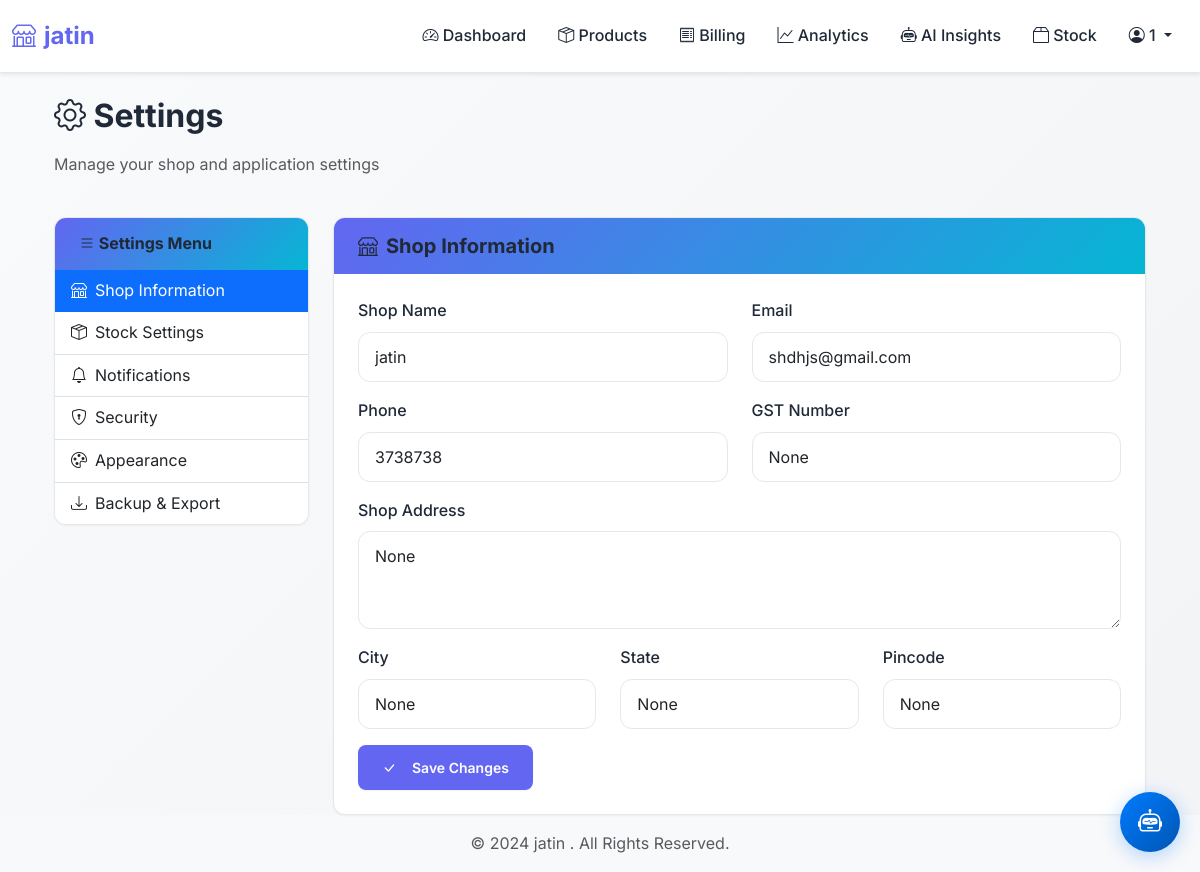
Page /settings (signed in) on the committed database.
### models.py (models this page shows, shortened)
class User(UserMixin, db.Model):
    __tablename__ = 'users'
    id = db.Column(db.Integer, primary_key=True)
    username = db.Column(db.String(80), unique=True, nullable=False)
    password_hash = db.Column(db.String(120), nullable=False)
    shop_name = db.Column(db.String(200))
    shop_address = db.Column(db.String(500))
    phone = db.Column(db.String(20))
    email = db.Column(db.String(120))
    min_stock_alert_threshold = db.Column(db.Integer, default=5) # New field
    session_timeout = db.Column(db.Integer, default=60)
    two_factor_auth = db.Column(db.Boolean, default=False)
    theme = db.Column(db.String(20), default='light')
    accent_color = db.Column(db.String(20), default='blue')
    items_per_page = db.Column(db.Integer, default=25)
    compact_mode = db.Column(db.Boolean, default=False)
    auto_backup = db.Column(db.Boolean, default=False)
    backup_retention = db.Column(db.Integer, default=30)
    gst_number = db.Column(db.String(20))
    city = db.Column(db.String(100))
    state = db.Column(db.String(100))
    pincode = db.Column(db.String(10))
    auto_reorder_level = db.Column(db.Integer, default=5)
    default_tax_rate = db.Column(db.Float, default=18.0)
    currency = db.Column(db.String(10), default='INR')
    enable_barcode_scanning = db.Column(db.Boolean, default=True)
    enable_stock_alerts = db.Column(db.Boolean, default=True)
    email_low_stock = db.Column(db.Boolean, default=False)
    email_daily_summary = db.Column(db.Boolean, default=False)
    email_weekly_report = db.Column(db.Boolean, default=False)
    browser_notifications = db.Column(db.Boolean, default=True)
    sound_alerts = db.Column(db.Boolean, default=True)
    created_at = db.Column(db.DateTime, default=datetime.utcnow)
    products = db.relationship('Product', backref='owner', lazy=True, cascade='all, delete-orphan')
    bills = db.relationship('Bill', backref='created_by', lazy=True, cascade='all, delete-orphan')

### app.py (the view, shortened to what this page needs)
@app.route('/settings', methods=['GET', 'POST'])
@login_required
def settings():
    return render_template('settings.html')

### app.py (called while the page is built, shortened)
@app.before_request
def before_request():
    g.start_time = time.time()

@app.after_request
def compress_response(response):
    if hasattr(g, 'start_time'):
        request_time = time.time() - g.start_time
        request_times.append(request_time)
        if len(request_times) > 100:
            request_times.pop(0)
    if request.endpoint and 'static' in request.endpoint:
        response.headers['Cache-Control'] = 'public, max-age=31536000'  # 1 year
        response.headers['Expires'] = 'Thu, 31 Dec 2025 23:59:59 GMT'
    if (response.status_code < 200 or
        response.status_code >= 300 or
        'Content-Encoding' in response.headers or
        request.path.startswith('/static/')):
        return response
    try:
        response_data = response.get_data()
        if len(response_data) < 500:
            return response
    except RuntimeError:
        return response
    return response

@login_manager.user_loader
def load_user(user_id):
    return db.session.get(User, int(user_id))

### templates/settings.html (shortened to what this page needs)
{% extends "base.html" %}
{% block content %}
<div class="container-fluid">
    <div class="row mb-4">
        <div class="col-md-12">
            <h2><i class="bi bi-gear"></i> Settings</h2>
            <p class="text-muted">Manage your shop and application settings</p>
        </div>
    </div>
    <div class="row">
        <div class="col-lg-3 mb-4">
            <div class="card">
                <div class="card-header">
                    <h6 class="mb-0"><i class="bi bi-list"></i> Settings Menu</h6>
                </div>
                <div class="list-group list-group-flush">
                    <a href="#shop-info" class="list-group-item list-group-item-action active" data-bs-toggle="pill">
                        <i class="bi bi-shop me-2"></i>Shop Information
                    </a>
                    <a href="#stock-settings" class="list-group-item list-group-item-action" data-bs-toggle="pill">
                        <i class="bi bi-box-seam me-2"></i>Stock Settings
                    </a>
                    <a href="#notifications" class="list-group-item list-group-item-action" data-bs-toggle="pill">
                        <i class="bi bi-bell me-2"></i>Notifications
                    </a>
                    <a href="#security" class="list-group-item list-group-item-action" data-bs-toggle="pill">
                        <i class="bi bi-shield-lock me-2"></i>Security
                    </a>
                    <a href="#appearance" class="list-group-item list-group-item-action" data-bs-toggle="pill">
                        <i class="bi bi-palette me-2"></i>Appearance
                    </a>
                    <a href="#backup" class="list-group-item list-group-item-action" data-bs-toggle="pill">
                        <i class="bi bi-download me-2"></i>Backup & Export
                    </a>
                </div>
            </div>
        </div>
        <div class="col-lg-9">
            <div class="tab-content">
                <div class="tab-pane fade show active" id="shop-info">
                    <div class="card">
                        <div class="card-header">
                            <h5 class="mb-0"><i class="bi bi-shop me-2"></i>Shop Information</h5>
                        </div>
                        <div class="card-body">
                            <form method="POST" action="{{ url_for('settings') }}">
                                <div class="row">
                                    <div class="col-md-6">
                                        <div class="mb-3">
                                            <label for="shopName" class="form-label">Shop Name</label>
                                            <input type="text" class="form-control" id="shopName" name="shop_name" value="{{ current_user.shop_name }}" required>
                                        </div>
                                    </div>
                                    <div class="col-md-6">
                                        <div class="mb-3">
                                            <label for="email" class="form-label">Email</label>
                                            <input type="email" class="form-control" id="email" name="email" value="{{ current_user.email }}">
                                        </div>
                                    </div>
                                </div>
                                <div class="row">
                                    <div class="col-md-6">
                                        <div class="mb-3">
                                            <label for="phone" class="form-label">Phone</label>
                                            <input type="tel" class="form-control" id="phone" name="phone" value="{{ current_user.phone }}">
                                        </div>
                                    </div>
                                    <div class="col-md-6">
                                        <div class="mb-3">
                                            <label for="gst" class="form-label">GST Number</label>
                                            <input type="text" class="form-control" id="gst" name="gst_number" value="{{ current_user.gst_number }}" placeholder="Enter GST Number">
                                        </div>
                                    </div>
                                </div>
                                <div class="mb-3">
                                    <label for="shopAddress" class="form-label">Shop Address</label>
                                    <textarea class="form-control" id="shopAddress" name="shop_address" rows="3">{{ current_user.shop_address }}</textarea>
                                </div>
                                <div class="row">
                                    <div class="col-md-4">
                                        <div class="mb-3">
                                            <label for="city" class="form-label">City</label>
                                            <input type="text" class="form-control" id="city" name="city" value="{{ current_user.city }}">
                                        </div>
                                    </div>
                                    <div class="col-md-4">
                                        <div class="mb-3">
                                            <label for="state" class="form-label">State</label>
                                            <input type="text" class="form-control" id="state" name="state" value="{{ current_user.state }}">
                                        </div>
                                    </div>
                                    <div class="col-md-4">
                                        <div class="mb-3">
                                            <label for="pincode" class="form-label">Pincode</label>
                                            <input type="text" class="form-control" id="pincode" name="pincode" value="{{ current_user.pincode }}">
                                        </div>
                                    </div>
                                </div>
                                <button type="submit" class="btn btn-primary">
                                    <i class="bi bi-check-lg me-2"></i>Save Changes
                                </button>
                            </form>
                        </div>
                    </div>
                </div>
            </div>
        </div>
    </div>
</div>
{% endblock %}

### templates/base.html (shortened to what this page needs)
<!DOCTYPE html>
<html lang="en">
<head>
    <link href="https://cdn.jsdelivr.net/npm/bootstrap@5.3.2/dist/css/bootstrap.min.css" rel="stylesheet">
    <link href="https://cdn.jsdelivr.net/npm/bootstrap-icons@1.11.1/font/bootstrap-icons.css" rel="stylesheet">
    <link rel="stylesheet" href="{{ url_for('static', filename='css/main.css') }}">
</head>
<body>
    {% if current_user.is_authenticated %}
    <nav class="navbar navbar-expand-lg navbar-light bg-white shadow-sm">
        <div class="container-fluid">
            <a class="navbar-brand" href="{{ url_for('dashboard') }}">
                <i class="bi bi-shop"></i> {{ current_user.shop_name or 'Retail Manager' }}
            </a>
            <div class="collapse navbar-collapse" id="navbarNav">
                <ul class="navbar-nav ms-auto">
                    <li class="nav-item">
                        <a class="nav-link" href="{{ url_for('dashboard') }}">
                            <i class="bi bi-speedometer2"></i> Dashboard
                        </a>
                    </li>
                    <li class="nav-item">
                        <a class="nav-link" href="{{ url_for('products') }}">
                            <i class="bi bi-box-seam"></i> Products
                        </a>
                    </li>
                    <li class="nav-item">
                        <a class="nav-link" href="{{ url_for('billing') }}">
                            <i class="bi bi-receipt"></i> Billing
                        </a>
                    </li>
                    <li class="nav-item">
                        <a class="nav-link" href="{{ url_for('analytics') }}">
                            <i class="bi bi-graph-up"></i> Analytics
                        </a>
                    </li>
                    <li class="nav-item">
                        <a class="nav-link" href="{{ url_for('ai_insights') }}">
                            <i class="bi bi-robot"></i> AI Insights
                        </a>
                    </li>
                    <li class="nav-item">
                        <a class="nav-link" href="{{ url_for('stock_management') }}">
                            <i class="bi bi-box2"></i> Stock
                        </a>
                    </li>
                    <li class="nav-item dropdown">
                        <a class="nav-link dropdown-toggle" href="#" role="button" data-bs-toggle="dropdown">
                            <i class="bi bi-person-circle"></i> {{ current_user.username }}
                        </a>
                    </li>
                </ul>
            </div>
        </div>
    </nav>
    {% endif %}
    <div class="container mt-4 content-section">
        {% block content %}{% endblock %}
    </div>
    {% if current_user.is_authenticated %}
    <footer class="mt-auto py-3 bg-light">
        <div class="container text-center">
            <p class="text-muted mb-0">&copy; 2024 {{ current_user.shop_name or 'Retail Manager' }}. All Rights Reserved.</p>
        </div>
    </footer>
    {% endif %}
</body>
</html>

### static/css/main.css (style rules this page uses)
:root { --primary-color: #6366f1; --primary-dark: #4f46e5; --secondary-color: #06b6d4; --success-color: #10b981; --danger-color: #ef4444; --warning-color: #f59e0b; --info-color: #3b82f6; --dark-color: #1f2937; --light-color: #f8fafc; --gray-50: #f9fafb; --gray-100: #f3f4f6; --gray-200: #e5e7eb; --gray-300: #d1d5db; --gray-500: #6b7280; --gray-700: #374151; --gray-900: #111827; --border-radius: 12px; --border-radius-sm: 8px; --border-radius-lg: 16px; --transition: all 0.3s cubic-bezier(0.4, 0, 0.2, 1); --transition-fast: all 0.15s ease-out; --shadow-sm: 0 1px 2px 0 rgb(0 0 0 / 0.05); --shadow-md: 0 4px 6px -1px rgb(0 0 0 / 0.1), 0 2px 4px -1px rgb(0 0 0 / 0.06); --shadow-lg: 0 10px 15px -3px rgb(0 0 0 / 0.1), 0 4px 6px -2px rgb(0 0 0 / 0.05); --shadow-xl: 0 20px 25px -5px rgb(0 0 0 / 0.1), 0 10px 10px -5px rgb(0 0 0 / 0.04); --shadow-2xl: 0 25px 50px -12px rgb(0 0 0 / 0.25); }
* { margin: 0; padding: 0; box-sizing: border-box; }
body { font-family: 'Inter', -apple-system, BlinkMacSystemFont, 'Segoe UI', Roboto, Oxygen, Ubuntu, sans-serif; background: linear-gradient(135deg, var(--gray-50) 0%, var(--gray-100) 100%); min-height: 100vh; color: var(--gray-700); line-height: 1.6; font-size: 16px; -webkit-font-smoothing: antialiased; -moz-osx-font-smoothing: grayscale; }
h1, h2, h3, h4, h5, h6 { font-weight: 700; color: var(--dark-color); margin-bottom: 1rem; }
h2 { font-size: 2rem; }
h5 { font-size: 1.25rem; }
h6 { font-size: 1rem; }
.navbar { background: rgba(255, 255, 255, 0.95); backdrop-filter: blur(10px); -webkit-backdrop-filter: blur(10px); box-shadow: var(--shadow-sm); border-bottom: 1px solid var(--gray-200); padding: 0.75rem 0; position: sticky; top: 0; z-index: 1000; transition: var(--transition-fast); }
.navbar-brand { font-weight: 700; font-size: 1.5rem; color: var(--primary-color) !important; display: flex; align-items: center; gap: 0.5rem; }
.nav-link { color: var(--dark-color) !important; font-weight: 500; padding: 0.5rem 1rem !important; border-radius: var(--border-radius); transition: var(--transition); }
.card { background: white; border: 1px solid var(--gray-200); border-radius: var(--border-radius); box-shadow: var(--shadow-sm); transition: var(--transition); overflow: hidden; }
.btn { border-radius: var(--border-radius); font-weight: 600; padding: 0.75rem 1.5rem; transition: all 0.3s ease; position: relative; overflow: hidden; }
.btn::before { content: ''; position: absolute; top: 0; left: -100%; width: 100%; height: 100%; background: linear-gradient(90deg, transparent, rgba(255,255,255,0.2), transparent); transition: left 0.5s; }
.btn-primary { background: linear-gradient(135deg, var(--primary-color), var(--primary-dark)); border: none; }
.form-control { border: 2px solid var(--gray-200); border-radius: var(--border-radius); padding: 0.75rem 1rem; transition: all 0.3s ease; font-size: 1rem; }
.card-header { background: linear-gradient(135deg, var(--primary-color), var(--secondary-color)); color: white; font-weight: 600; padding: 1rem 1.5rem; border: none; }
.card-body { padding: 1.5rem; }
.btn { padding: 0.75rem 1.5rem; border-radius: var(--border-radius-sm); font-weight: 600; font-size: 0.875rem; transition: var(--transition-fast); border: none; display: inline-flex; align-items: center; gap: 0.5rem; cursor: pointer; text-decoration: none; position: relative; overflow: hidden; }
.btn-primary { background: var(--primary-color); color: white; box-shadow: var(--shadow-sm); }
.form-control, .form-select { border: 1px solid #e5e7eb; border-radius: var(--border-radius); padding: 0.75rem 1rem; transition: var(--transition); font-size: 1rem; }
.form-label { font-weight: 500; color: var(--dark-color); margin-bottom: 0.5rem; }

### rows in the picture
User: shop_name "jatin", username "1", email "shdhjs@gmail.com", phone "3738738", gst_number "None", shop_address "None", city "None", state "None", pincode "None"
